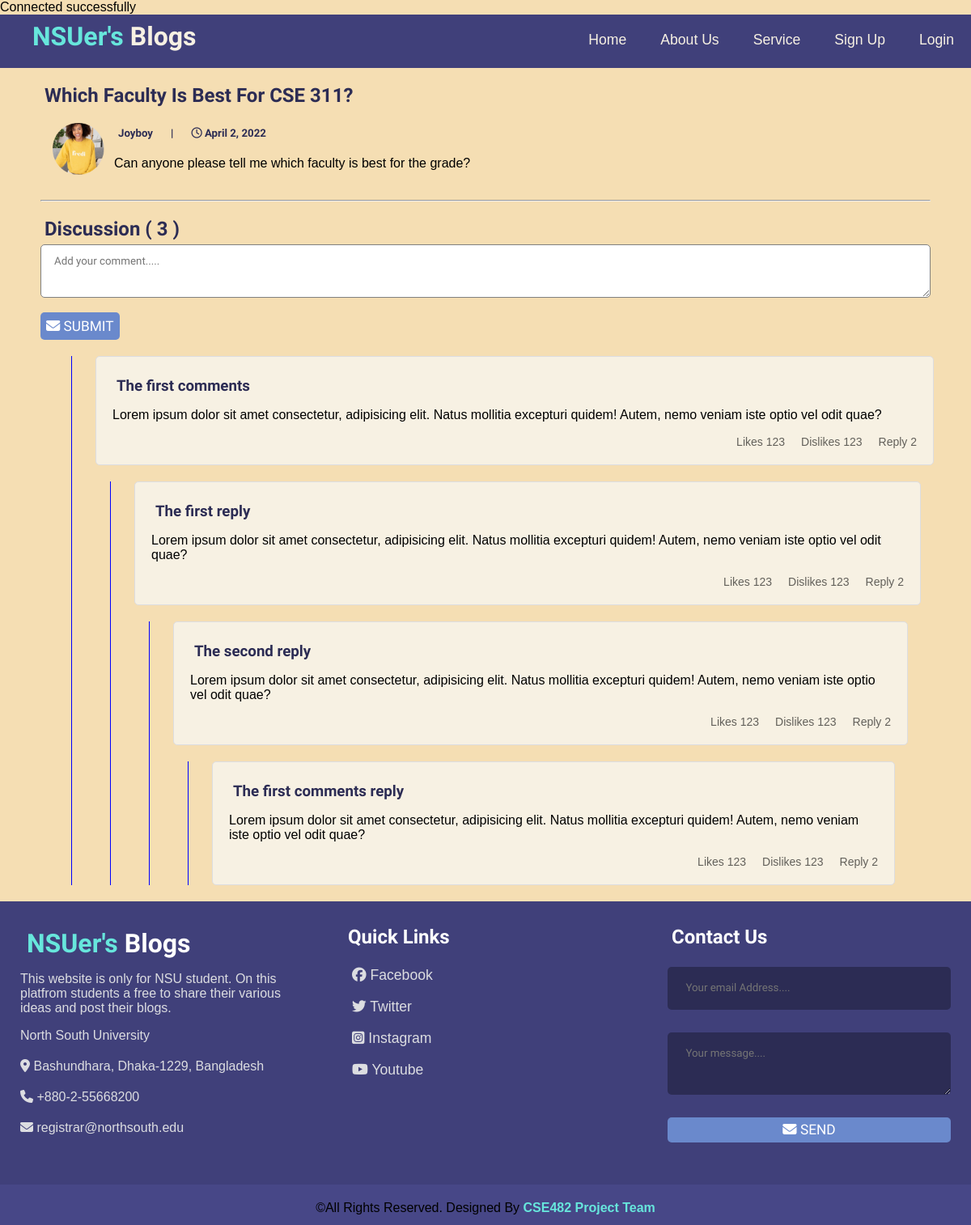
Screenshot of /thread.php?id=4 with the database file from the repository.
### tables this page shows
CREATE TABLE `threads` (
  `id` int(11) NOT NULL,
  `user_id` int(11) NOT NULL,
  `thread_topic_id` int(11) NOT NULL,
  `title` varchar(255) NOT NULL,
  `body` text NOT NULL,
  `published` tinyint(4) NOT NULL,
  `created_at` datetime NOT NULL DEFAULT current_timestamp(),
  `update_at` datetime NOT NULL DEFAULT current_timestamp()
);

CREATE TABLE `users` (
  `id` int(11) NOT NULL,
  `admin` tinyint(4) NOT NULL,
  `username` varchar(255) NOT NULL,
  `email` varchar(255) NOT NULL,
  `password` varchar(255) NOT NULL,
  `created_at` datetime NOT NULL DEFAULT current_timestamp()
);

### app/database/db.php (called while the page is built, shortened)
<?php
require("connect.php");
function executeQuery($sql, $data)
{
    global $conn;
    $statement = $conn->prepare($sql);
    $values = array_values($data);
    $types = str_repeat('s', count($values));
    $statement->bind_param($types, ...$values);
    $statement->execute();
    return $statement;
}
function selectOne($table, $conditions)
{
    $sql = "SELECT * FROM $table";
    $i = 0;
    foreach ($conditions as $key => $value) {
        if ($i === 0) {
            $sql = $sql . " WHERE $key = ?";
        } else {
            $sql = $sql . " AND $key = ?";
        }
        $i++;
    }
    $sql = $sql . " LIMIT 1";
    $statement = executeQuery($sql, $conditions);
    $record = $statement->get_result()->fetch_assoc();
    return $record;
}

### thread.php (the view, shortened to what this page needs)
<?php
include(ROOT_PATH . '/app/controllers/threads.php');
if (isset($_GET['id'])) {
  $thread = selectOne('threads', ['id' => $_GET['id']]);
}
$user = selectOne('users', ['id' => $thread['user_id']]);
?>
<!DOCTYPE html>
<html lang="en">
<head>
  <link rel="stylesheet" href="assets/css/style.css">
</head>
<body>
  <?php include(ROOT_PATH . "/app/includes/header.php") ?>
  <main class="container">
    <section class="mtb-2">
      <div class="mb-2">
        <h1><?php echo ucwords($thread['title']); ?></h1>
      </div>
      <article class="flex-container thread-body">
        <div class="flex-items">
          <div>
            <img src="assets/images/avatar.png" alt="avatar" width="64" height="64" />
          </div>
        </div>
        <div class="flex-items">
          <div class="inline-flex">
            <div>
              <h5><?php echo ucfirst($user['username']); ?></h5>
            </div>
            <div>
              <h5>|</h5>
            </div>
            <div>
              <h5>
                <span class="text-muted">
                  <i class="far fa-clock"></i>
                  <time> <?php echo date('F j, Y', strtotime($thread['update_at'])); ?>
                  </time>
                </span>
              </h5>
            </div>
          </div>
          <div>
            <?php echo html_entity_decode($thread['body']); ?>
          </div>
        </div>
      </article>
      <hr />
    </section>
    <section class="mtb-2">
      <div>
        <h1>Discussion <span>( 3 )</span></h1>
      </div>
      <div class="comment">
        <textarea name="message" class="text-input contact-input" placeholder="Add your comment....."></textarea><br>
        <button type="submit" class="btn">
          <i class="fas fa-envelope"></i> Submit
        </button>
      </div>
      <div class="comment-container" id="first-comment">
        <div class="comment-card">
          <h3 class="comment-title">The first comments</h3>
          <p>
            Lorem ipsum dolor sit amet consectetur, adipisicing elit. Natus
            mollitia excepturi quidem! Autem, nemo veniam iste optio vel odit
            quae?
          </p>
          <div class="comment-footer">
            <div>Likes 123</div>
            <div>Dislikes 123</div>
            <div class="show-reply">Reply 2</div>
          </div>
        </div>
        <div class="comment-container" dataset="first-comment" id="first-reply">
          <div class="comment-card">
            <h3 class="comment-title">The first reply</h3>
            <p>
              Lorem ipsum dolor sit amet consectetur, adipisicing elit. Natus
              mollitia excepturi quidem! Autem, nemo veniam iste optio vel
              odit quae?
            </p>
            <div class="comment-footer">
              <div>Likes 123</div>
              <div>Dislikes 123</div>
              <div class="show-reply">Reply 2</div>
            </div>
          </div>
          <div class="comment-container" dataset="first-reply" id="second-reply">
            <div class="comment-card">
              <h3 class="comment-title">The second reply</h3>
              <p>
                Lorem ipsum dolor sit amet consectetur, adipisicing elit.
                Natus mollitia excepturi quidem! Autem, nemo veniam iste optio
                vel odit quae?
              </p>
              <div class="comment-footer">
                <div>Likes 123</div>
                <div>Dislikes 123</div>
                <div class="show-reply">Reply 2</div>
              </div>
            </div>
            <div class="comment-container" dataset="first-comment" id="second-comment">
              <div class="comment-card">
                <h3 class="comment-title">The first comments reply</h3>
                <p>
                  Lorem ipsum dolor sit amet consectetur, adipisicing elit.
                  Natus mollitia excepturi quidem! Autem, nemo veniam iste
                  optio vel odit quae?
                </p>
                <div class="comment-footer">
                  <div>Likes 123</div>
                  <div>Dislikes 123</div>
                  <div class="show-reply">Reply 2</div>
                </div>
              </div>
            </div>
          </div>
        </div>
      </div>
    </section>
  </main>
  <?php include(ROOT_PATH . "/app/includes/footer.php") ?>
</body>
</html>

### assets/css/style.css (style rules this page uses)
* { box-sizing: border-box; }
html, body { height: 100%; padding: 0px; margin: 0px; background: wheat; font-family: Arial, Helvetica, sans-serif; }
h1, h2, h3, h4, h5, h6 { font-family: "Trirong", serif; color: #2c2c54; margin: 5px; }
.btn { padding: 0.2rem 0.5rem; background: #6a89cc; color: #0c2461; border: 1px solid transparent; border-radius: 0.25rem; font-size: 1.08em; font-family: "Trirong", serif; }
.text-input { padding: 0.5rem 1rem; display: block; width: 100%; border-radius: 5px; border: 0.2px solid gray; background: white; outline: none; color: #2c2c54; line-height: 1.5rem; font-family: "Trirong", serif; }
.container { width: 100%; margin: 0 auto; padding: 0px 20px; max-width: 1140px; }
.mb-2 { margin-bottom: 20px; }
.mtb-2 { margin-top: 20px; margin-bottom: 20px; }
.flex-container { display: flex; flex-direction: row; flex-wrap: nowrap; justify-content: normal; align-items: normal; align-content: normal; gap: 12px; }
.flex-items:nth-child(1) { display: block; flex-grow: 0; flex-shrink: 2; flex-basis: auto; align-self: auto; order: 0; }
.flex-items:nth-child(2) { display: block; flex-grow: 1; flex-shrink: 1; flex-basis: auto; align-self: auto; order: 0; }
.thread-body { margin-top: 20px; margin-bottom: 20px; padding: 0 15px; }
.inline-flex { display: inline-flex; flex-wrap: wrap; gap: 12px; align-content: center; }
.comment-container { position: relative; margin-top: 20px; }
.comment-container::before { content: ""; position: absolute; background-color: blue; min-height: 100%; width: 1px; left: -10px; }
.comment-container:not(:first-child) { margin-left: 48px; margin-right: 16px; }
.comment-card { padding: 20px; background-color: #f7f1e3; border: 1px solid #dcdde1; border-radius: 5px; min-width: 100%; margin: 20px; }
.comment-card h3, .comment-card p { margin-bottom: 16px; }
.comment-footer { display: flex; font-size: 14px; opacity: 0.6; gap: 20px; justify-content: flex-end; align-items: center; }
.show-reply { cursor: pointer; }
.btn { background: #6a89cc; text-align: center; padding: 6px; border-radius: 5px; color: #fff; cursor: pointer; text-transform: uppercase; }

### rows the page displays
threads: title "Which Faculty Is Best For CSE 311?", update_at "April 2, 2022", body "Can anyone please tell me which faculty is best for the grade?"
users: username "Joyboy"
